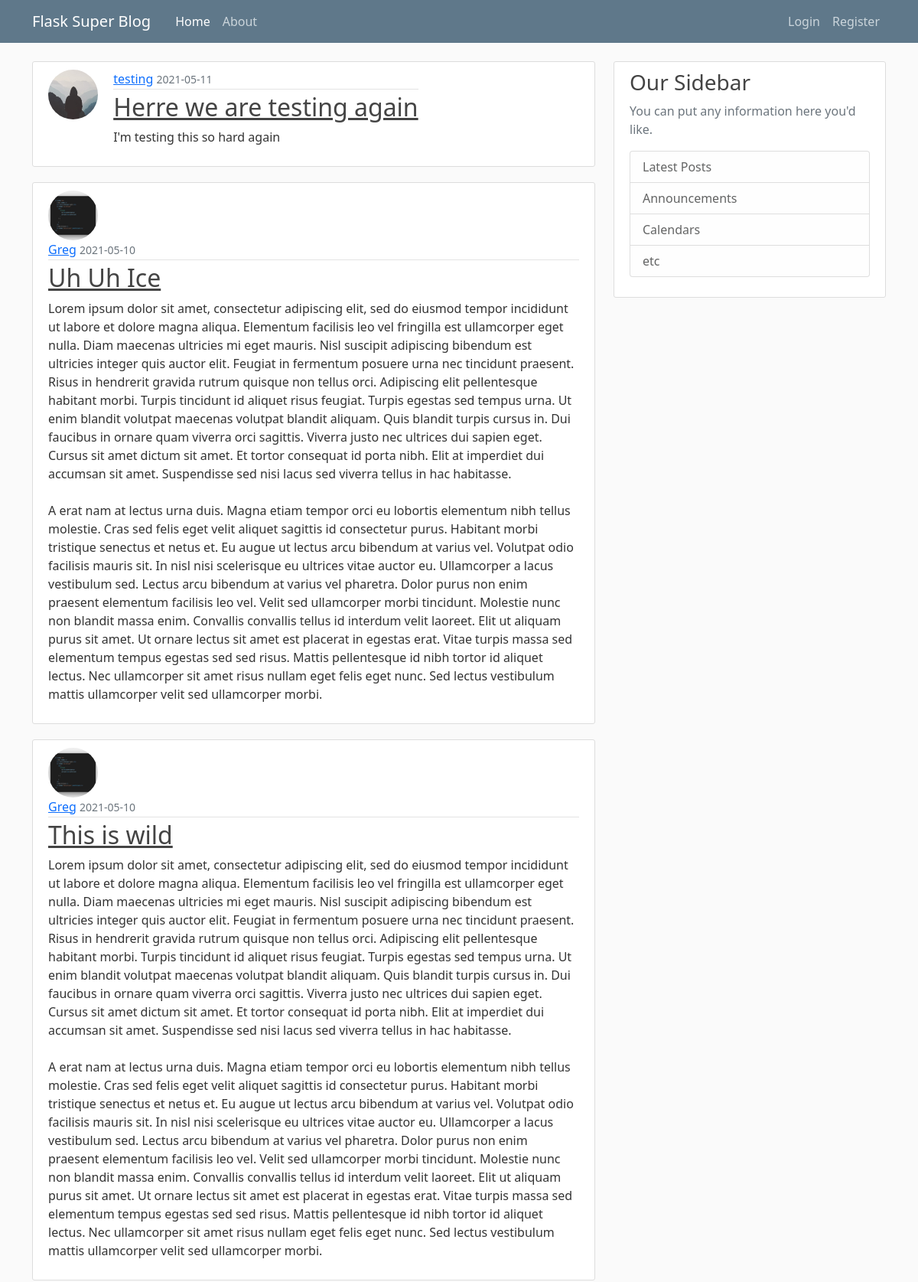
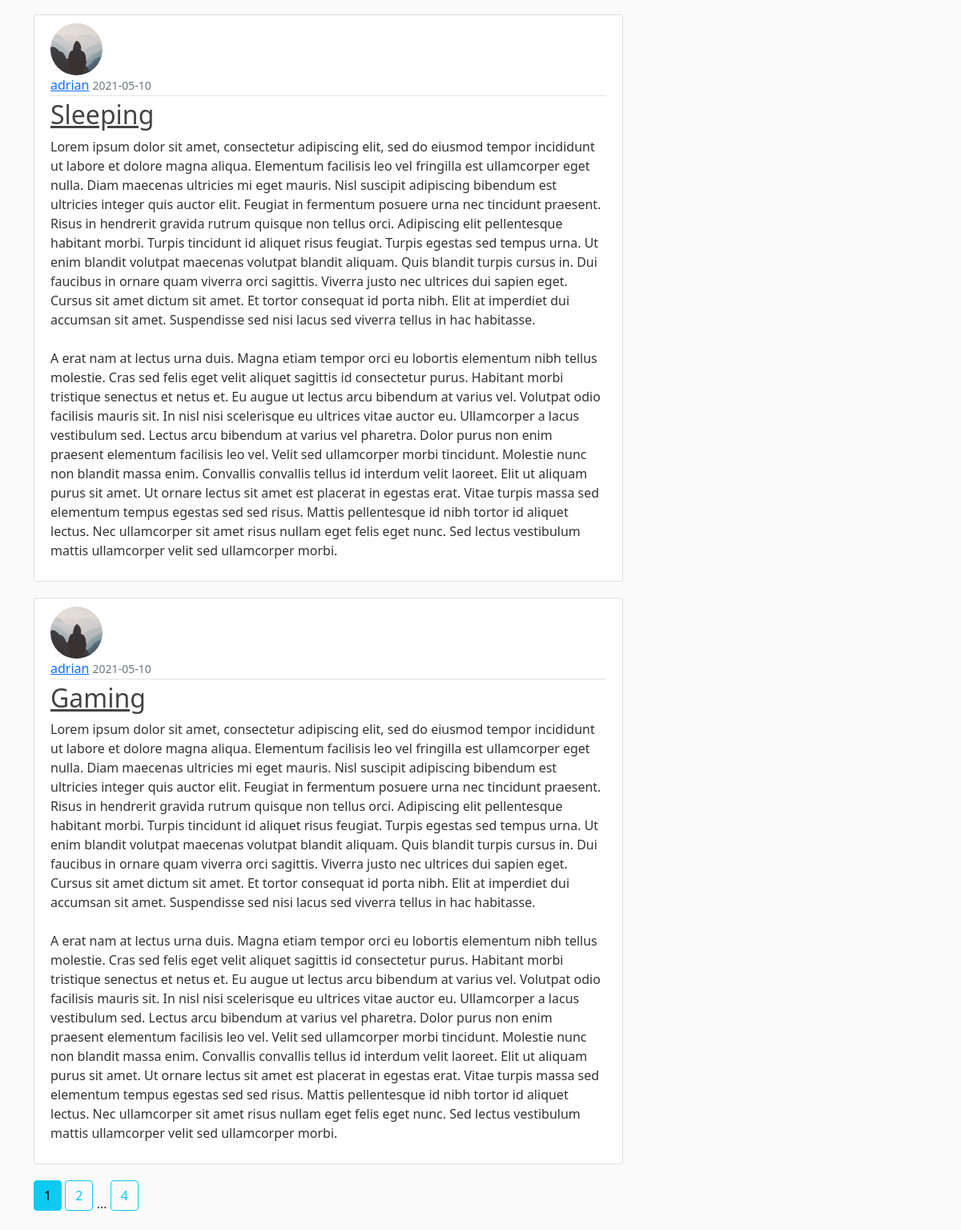
The page /home on the database its author committed (2 pictures, top to bottom).
### flaskblog/models.py (models this page shows, shortened)
class Post(db.Model):
    id = db.Column(db.Integer, primary_key=True)
    title = db.Column(db.String(100), nullable=False)
    date_posted = db.Column(db.DateTime, nullable=False, default=datetime.utcnow)
    content = db.Column(db.Text, nullable=False)
    user_id = db.Column(db.Integer, db.ForeignKey('user.id'), nullable=False)

class User(db.Model, UserMixin):
    id = db.Column(db.Integer, primary_key=True)
    username = db.Column(db.String(20), unique=True, nullable=False)
    email = db.Column(db.String(120), unique=True, nullable=False)
    image_file = db.Column(db.String(20), nullable=False, default='default.jpg')
    password = db.Column(db.String(60), nullable=False)
    posts = db.relationship('Post', backref='author', lazy=True)

### flaskblog/main/routes.py (the view)
@main.route('/')
@main.route('/home')
def home():
    page = request.args.get('page', 1, type=int)
    posts = Post.query.order_by(Post.date_posted.desc()).paginate(page=page, per_page=5)
    return render_template('home.html.j2', posts = posts)

### flaskblog/templates/home.html.j2
{% extends 'layout.html.j2' %}
{% block content %}
    {% for post in posts.items %}
        <article class="media content-section">
            <img class="rounded-circle article-img" src="{{ url_for('static', filename='profile_pics/' + post.author.image_file) }}" alt="Profile Picture">
            <div class="media-body article-home-page">
                <div class="article-metadata">
                    <a class="mr-2" href="{{ url_for('users.user_posts', username=post.author.username) }}">{{ post.author.username }}</a>
                    <small class="text-muted">{{ post.date_posted.strftime('%Y-%m-%d') }}</small>
                </div>
                <h2><a class="article-title" href="{{ url_for('posts.post', post_id=post.id) }}">{{ post.title }}</a></h2>
                <p class="article-content">{{ post.content }}</p>
            </div>
        </article>
    {% endfor %}
    {% for page_num in posts.iter_pages(left_edge=1, right_edge=1, left_current=1, right_current=2) %}
        {% if page_num %}
            {% if posts.page == page_num %}
                <a class="btn btn-info mb-4" href="{{ url_for('main.home', page=page_num) }}">{{ page_num }}</a>
            {% else %}
                <a class="btn btn-outline-info mb-4" href="{{ url_for('main.home', page=page_num) }}">{{ page_num }}</a>
            {% endif %}
        {% else %}
            ...
        {% endif %}
    {% endfor %}
{% endblock content %}

### flaskblog/static/main.css (style rules this page uses)
body { background: #fafafa; color: #333333; margin-top: 5rem; }
h1, h2, h3, h4, h5, h6 { color: #444444; }
.content-section { background: #ffffff; padding: 10px 20px; border: 1px solid #dddddd; border-radius: 3px; margin-bottom: 20px; }
.article-title { color: #444444; }
.article-content { white-space: pre-line; }
.article-img { height: 65px; width: 65px; margin-right: 16px; display: inline; vertical-align: top; }
.article-metadata { padding-bottom: 1px; margin-bottom: 4px; border-bottom: 1px solid #e3e3e3; }
.article-home-page { display: inline-block; }

### rows shown on the page
Post: image_file (placeholder picture), author.username "testing", date_posted "2021-05-11", title "Herre we are testing again", content "I'm testing this so hard again"
Post: image_file (picture), author.username "Greg", date_posted "2021-05-10", title "Uh Uh Ice", content "Lorem ipsum dolor sit amet, consectetur adipiscing elit, sed do eiusmod tempor incididunt ut labore et dolore magna aliqua. Elementum facilisis leo vel fringilla est ullamcorper eget nulla. Diam maecenas ultricies mi eget mauris. Nisl suscipit adipiscing bibendum est ultricies integer quis auctor elit. Feugiat in fermentum posuere urna nec tincidunt praesent. Risus in hendrerit gravida rutrum quisque non tellus orci. Adipiscing elit pellentesque habitant morbi. Turpis tincidunt id aliquet risus feugiat. Turpis egestas sed tempus urna. Ut enim blandit volutpat maecenas volutpat blandit aliquam. Quis blandit turpis cursus in. Dui faucibus in ornare quam viverra orci sagittis. Viverra justo…"
Post: image_file (picture), author.username "Greg", date_posted "2021-05-10", title "This is wild", content "Lorem ipsum dolor sit amet, consectetur adipiscing elit, sed do eiusmod tempor incididunt ut labore et dolore magna aliqua. Elementum facilisis leo vel fringilla est ullamcorper eget nulla. Diam maecenas ultricies mi eget mauris. Nisl suscipit adipiscing bibendum est ultricies integer quis auctor elit. Feugiat in fermentum posuere urna nec tincidunt praesent. Risus in hendrerit gravida rutrum quisque non tellus orci. Adipiscing elit pellentesque habitant morbi. Turpis tincidunt id aliquet risus feugiat. Turpis egestas sed tempus urna. Ut enim blandit volutpat maecenas volutpat blandit aliquam. Quis blandit turpis cursus in. Dui faucibus in ornare quam viverra orci sagittis. Viverra justo…"
Post: image_file (placeholder picture), author.username "adrian", date_posted "2021-05-10", title "Sleeping", content "Lorem ipsum dolor sit amet, consectetur adipiscing elit, sed do eiusmod tempor incididunt ut labore et dolore magna aliqua. Elementum facilisis leo vel fringilla est ullamcorper eget nulla. Diam maecenas ultricies mi eget mauris. Nisl suscipit adipiscing bibendum est ultricies integer quis auctor elit. Feugiat in fermentum posuere urna nec tincidunt praesent. Risus in hendrerit gravida rutrum quisque non tellus orci. Adipiscing elit pellentesque habitant morbi. Turpis tincidunt id aliquet risus feugiat. Turpis egestas sed tempus urna. Ut enim blandit volutpat maecenas volutpat blandit aliquam. Quis blandit turpis cursus in. Dui faucibus in ornare quam viverra orci sagittis. Viverra justo…"
Post: image_file (placeholder picture), author.username "adrian", date_posted "2021-05-10", title "Gaming", content "Lorem ipsum dolor sit amet, consectetur adipiscing elit, sed do eiusmod tempor incididunt ut labore et dolore magna aliqua. Elementum facilisis leo vel fringilla est ullamcorper eget nulla. Diam maecenas ultricies mi eget mauris. Nisl suscipit adipiscing bibendum est ultricies integer quis auctor elit. Feugiat in fermentum posuere urna nec tincidunt praesent. Risus in hendrerit gravida rutrum quisque non tellus orci. Adipiscing elit pellentesque habitant morbi. Turpis tincidunt id aliquet risus feugiat. Turpis egestas sed tempus urna. Ut enim blandit volutpat maecenas volutpat blandit aliquam. Quis blandit turpis cursus in. Dui faucibus in ornare quam viverra orci sagittis. Viverra justo…"

### other values the page prints
{{ page_num }} "1"
{{ page_num }} "2" "4"
